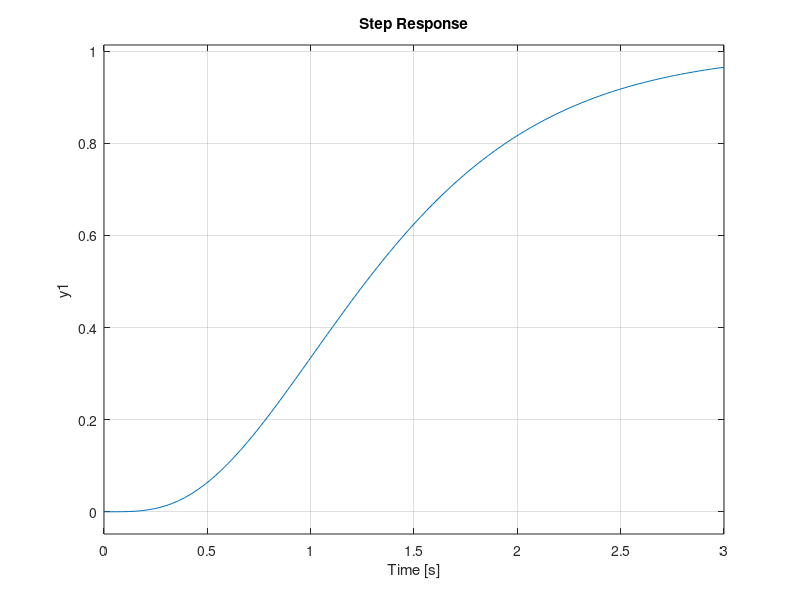

MATLAB code for this plot:
%Tejas Kajale

%Transfer Function (Open loop)

clc;
clear all;
close all;

G=tf([1],[0.5,0.2])

X=tf([1],[1,0])
Y= G*X

step(G)

G1=tf([1],[0.2,1])
G2=tf([1],[0.3,1])
G3=tf([1],[0.4,1])
G4=tf([1],[0.5,1])

G=G1*G2*G3*G4
X=tf([1],[1,0])

Y= G*X

step(G)
